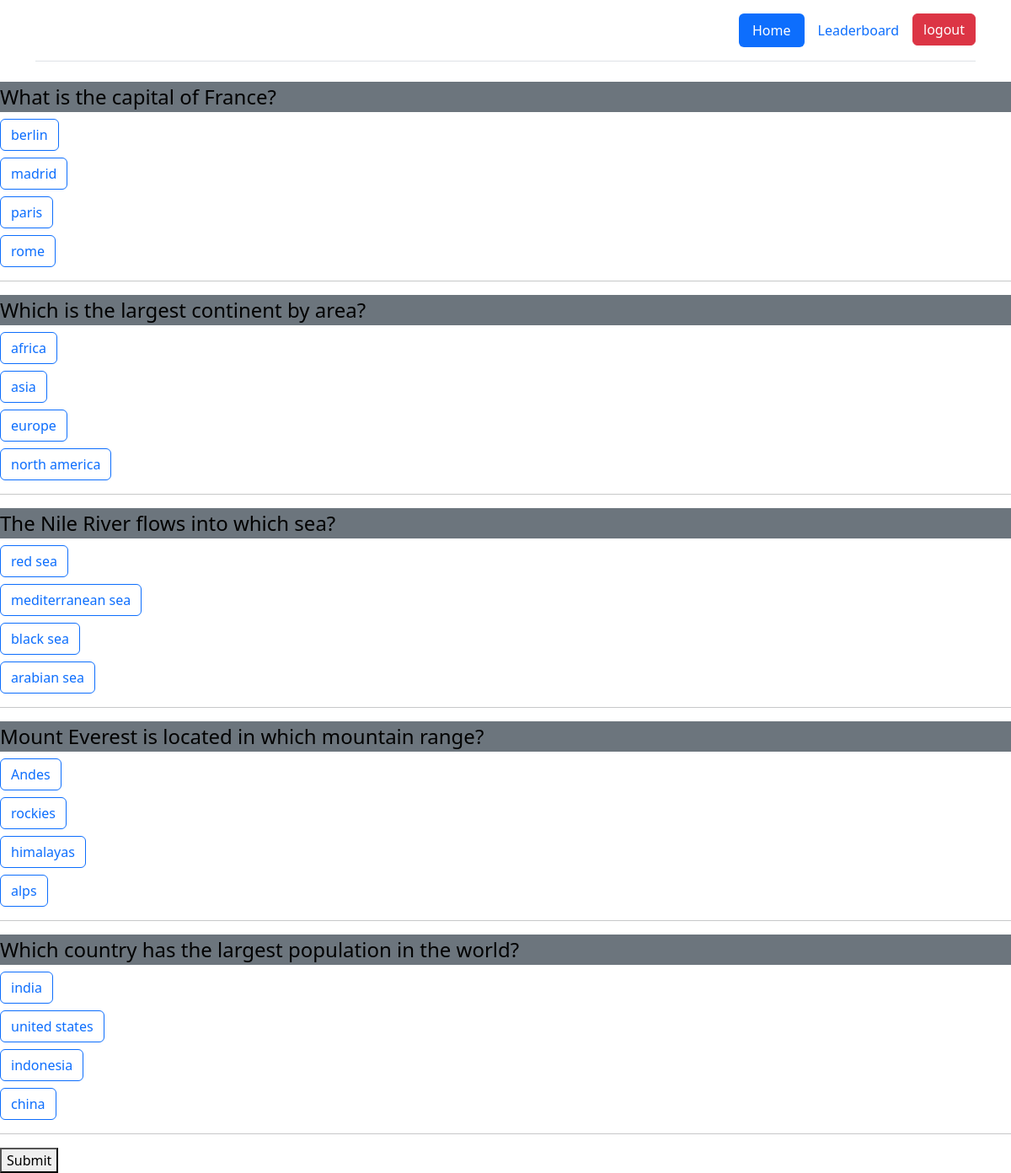
The app's page /mcq_web/1/TakeQuiz/ (signed in) with its own data.
### mcq_web/models.py (models this page shows, shortened)
class quiz(models.Model):
    quiz_name = models.ManyToManyField(Q_name)
    question = models.CharField( max_length=100)
    answer = models.CharField( max_length=100)
    options = models.OneToOneField(options, on_delete=models.CASCADE)
    id = models.AutoField(primary_key=True)

class options(models.Model):
    quiz_name = models.ManyToManyField(Q_name)
    quiz_question = models.CharField( max_length=100,blank=True)
    option_A = models.CharField( max_length=50)
    option_B = models.CharField( max_length=50)
    option_C = models.CharField( max_length=50)
    option_D = models.CharField( max_length=50)
    id = models.AutoField(primary_key=True)

### mcq_web/views.py (the view)
# urls.py: path("<int:quiz_id>/TakeQuiz/",views.quize, name="takequiz"),
@login_required
def quize(request,quiz_id):
    if request.method == "POST":
        quizes = quiz_data.objects.all()
        history = quiz_history()
        history.user = request.user
        for quz in quizes:
            for item in request.POST:
                for quiz in quz.quiz.all():
                    if quiz.question == item:
                        if quiz.answer == request.POST[item]:
                            history.quiz_score += 1
                        history.quiz = quz
        history.save()
        for quz in quizes:
            for item in request.POST:
                for quiz in quz.quiz.all():
                    if quiz.question == item:
                        name =quz.quiz_name
                        for nm in name.all():
                            history.quiz_name.add(nm.id)# to create relations id is needed
        return redirect('/mcq_web/')
    else:
        quizData = get_object_or_404(quiz_data,pk = quiz_id)
        return render(request,'quiz.html',{'quiz_data':quizData.quiz.all()})

### mcq_web/templates/quiz.html (shortened to what this page needs)
{% extends "index.html" %}
{% block navbar %}
<div class="container">
    <header class="d-flex flex-wrap justify-content-center py-3 mb-4 border-bottom">
      <ul class="nav nav-pills">
        <li class="nav-item"><a href="{% url 'quiz_show' %}" class="nav-link active" aria-current="page">Home</a></li>
        <li class="nav-item"><a href="{% url 'leaderbord' %}" class="nav-link">Leaderboard</a></li>
        <li class="nav-item">
          {% if user.is_authenticated %}
        <form action="{% url 'logout' %}" method="post">
          <button class= "btn btn-danger" type="submit">logout</button>
        </form>
        {% else %}
        <li class="nav-item"><a href=" {% url 'login' %}" class="nav-link">login</a></li>
        {% endif %}
          </li>
      </ul>
    </header>
  </div>
{% endblock %}
{% block content %}
     <form method="post">
        {% for quiz in quiz_data %}
        <fieldset>
        <legend class = "mb bg-secondary text-black">{{quiz.question}}</legend> <br>
        <div>
        <label class="mb-2 btn btn-outline-primary" for="{{quiz.options.option_A}}">{{quiz.options.option_A}}</label>
        </div>
        <div>
        <label class="mb-2 btn btn-outline-primary" for="{{quiz.options.option_B}}">{{quiz.options.option_B}}</label>
        </div>
        <div>
        <label class="mb-2 btn btn-outline-primary" for="{{quiz.options.option_C}}">{{quiz.options.option_C}}</label>
        </div>
        <div>
        <label class="btn btn-outline-primary" for="{{quiz.options.option_D}}">{{quiz.options.option_D}}</label>
        </div>
        </fieldset> <hr>
        {% endfor %}
        <button type="submit"> Submit </button>
        </form>
{% endblock %}

### records on screen
quiz: question "What is the capital of France?", options.option_A "berlin", options.option_B "madrid", options.option_C "paris", options.option_D "rome"
quiz: question "Which is the largest continent by area?", options.option_A "africa", options.option_B "asia", options.option_C "europe", options.option_D "north america"
quiz: question "The Nile River flows into which sea?", options.option_A "red sea", options.option_B "mediterranean sea", options.option_C "black sea", options.option_D "arabian sea"
quiz: question "Mount Everest is located in which mountain range?", options.option_A "Andes", options.option_B "rockies", options.option_C "himalayas", options.option_D "alps"
quiz: question "Which country has the largest population in the world?", options.option_A "india", options.option_B "united states", options.option_C "indonesia", options.option_D "china"
